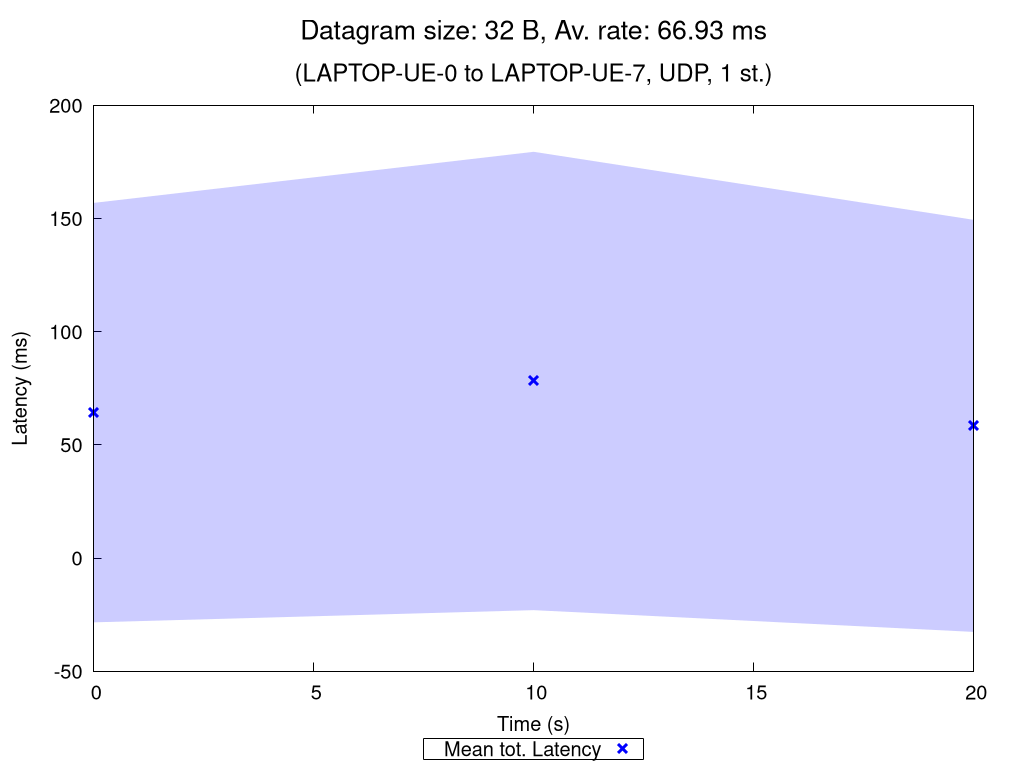

This chart was generated by the following gnuplot code:
set terminal pngcairo nocrop enhanced size 1024,768 font "Verdana,15"
set output "UDP_1_st_2020_11_02_12-41-09_one2two_00032B.png"

set title "{/=20 Datagram size: 32 B, Av. rate: 66.93 ms}\n\n{/=18 (LAPTOP-UE-0 to LAPTOP-UE-7, UDP, 1 st.)}"

set xlabel "Time (s)"
set ylabel "Latency (ms)"
set ytics nomirror
set key bmargin center horizontal box samplen 1 width -1
set bmargin 4.6
set rmargin 4.5

rf = 1.0  # rate factor
set style fill transparent solid 0.2 noborder
set autoscale xfix
plot "UDP_1_st_2020_11_02_12-41-09_one2two_00032B_iperf_processed.dat" using 1:($2/rf-$3/rf):($2/rf+$3/rf) with filledcurves lc rgb "blue" notitle, \
     "" using 1:($2/rf) with points pt 2 ps 1.5 lw 3 lc rgb "blue" title "Mean tot. Latency", \
